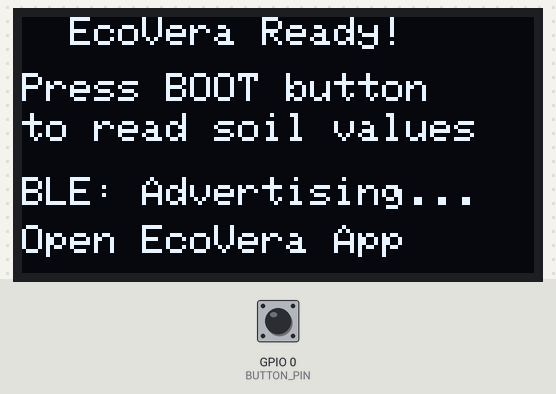
Bench run of a sketch on a simulated ESP32. On the bench: 128×64 one-colour display. The test bench sets the inputs (shaded band); at power-on: GPIO 0 (BUTTON_PIN) HIGH. Random numbers use the default seed unless the sketch sets one; nothing arrives over Bluetooth unless stated; a phone connects over Bluetooth LE 3 s after start; what the sketch prints to the serial monitor is not drawn.

Above: at 3.1 s.
At 6.6 s:
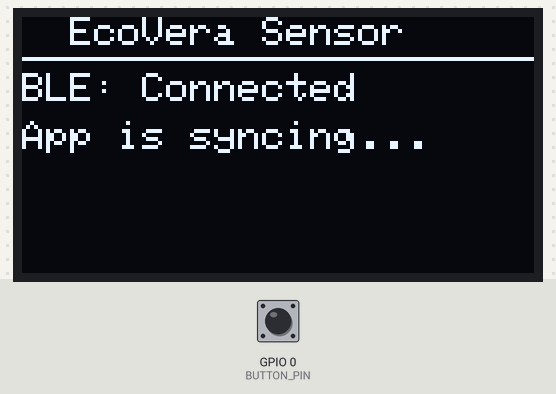
6.7 s: GPIO 0 (BUTTON_PIN) pulled LOW for 0.15 s
At 8.7 s:
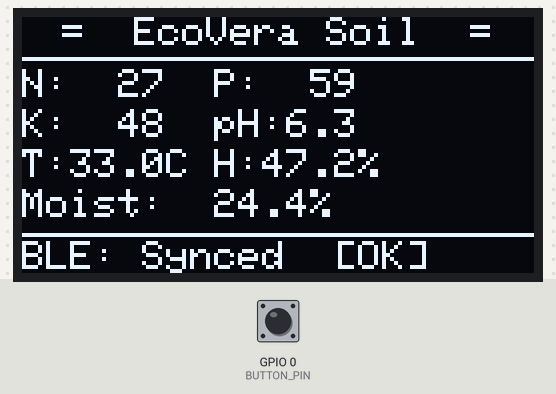
9.8 s: GPIO 0 (BUTTON_PIN) pulled LOW for 1 s
At 12.0 s:
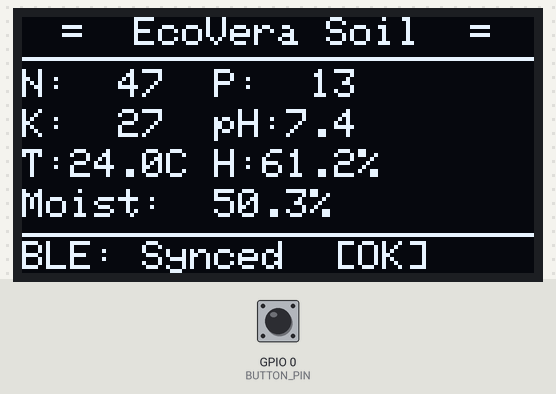
Timing chart, 0 to 13.5 s (numbered marks = the images above; inputs shaded):
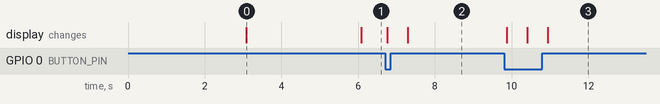

Measured:
- after the input at 6.7 s, the display: first changes after 0.06 s (image 2 shows a later state)
- what the display in image 0 shows lasts 3.0 s, from 3.1 s to 6.1 s

The sketch:

ecovera_sensor_esp32.ino
```cpp
/*
 * ╔═══════════════════════════════════════════════════════════════╗
 * ║           EcoVera — Soil Sensor Module Firmware              ║
 * ║           ESP32 + 7-in-1 NPK Sensor + OLED + BLE            ║
 * ╠═══════════════════════════════════════════════════════════════╣
 * ║  Reads 7 soil parameters via RS485 Modbus and broadcasts     ║
 * ║  them over Bluetooth LE to the EcoVera Flutter app.          ║
 * ║                                                               ║
 * ║  Sensors / Parameters:                                        ║
 * ║   1. Nitrogen (N)       — mg/kg                              ║
 * ║   2. Phosphorus (P)     — mg/kg                              ║
 * ║   3. Potassium (K)      — mg/kg                              ║
 * ║   4. pH                 — 0–14                               ║
 * ║   5. Temperature        — °C                                  ║
 * ║   6. Humidity           — %RH                                ║
 * ║   7. Moisture           — %                                   ║
 * ║                                                               ║
 * ║  Hardware:                                                    ║
 * ║   • ESP32 Dev Board (30-pin)                                  ║
 * ║   • 7-in-1 NPK Soil Sensor (RS485 Modbus RTU)               ║
 * ║   • MAX485 TTL-to-RS485 Module                               ║
 * ║   • SSD1306 OLED 128×64 (I2C)                               ║
 * ║   • Push Button (GPIO 0 — built-in BOOT)                     ║
 * ║                                                               ║
 * ║  BLE Service UUID: 4fafc201-1fb5-459e-8fcc-c5c9c331914b     ║
 * ║  BLE Char  UUID : beb5483e-36e1-4688-b7f5-ea07361b26a8     ║
 * ╚═══════════════════════════════════════════════════════════════╝
 *
 * Author  : EcoVera Team
 * Version : 1.0.0
 * Board   : ESP32 Dev Module
 * Library Dependencies (install via Arduino Library Manager):
 *   - Adafruit SSD1306
 *   - Adafruit GFX Library
 *   - NimBLE-Arduino  (or ESP32 BLE Arduino built-in)
 */

#include <Arduino.h>
#include <Wire.h>
#include <Adafruit_GFX.h>
#include <Adafruit_SSD1306.h>
#include <BLEDevice.h>
#include <BLEServer.h>
#include <BLEUtils.h>
#include <BLE2902.h>
#include <HardwareSerial.h>

// ─────────────────────────────────────────────
//  PIN DEFINITIONS
// ─────────────────────────────────────────────
#define RS485_RX_PIN    16   // ESP32 RX2 ← MAX485 RO
#define RS485_TX_PIN    17   // ESP32 TX2 → MAX485 DI
#define RS485_DE_RE_PIN 4    // MAX485 DE+RE (direction control)

#define OLED_SDA        21   // I2C SDA
#define OLED_SCL        22   // I2C SCL
#define OLED_RESET      -1   // No reset pin

#define BUTTON_PIN      0    // BOOT button — press to read sensor

// ─────────────────────────────────────────────
//  OLED DISPLAY
// ─────────────────────────────────────────────
#define SCREEN_WIDTH  128
#define SCREEN_HEIGHT 64
Adafruit_SSD1306 display(SCREEN_WIDTH, SCREEN_HEIGHT, &Wire, OLED_RESET);

// ─────────────────────────────────────────────
//  BLE CONFIGURATION
// ─────────────────────────────────────────────
#define SERVICE_UUID        "4fafc201-1fb5-459e-8fcc-c5c9c331914b"
#define CHARACTERISTIC_UUID "beb5483e-36e1-4688-b7f5-ea07361b26a8"

BLEServer*         pServer         = nullptr;
BLECharacteristic* pCharacteristic = nullptr;
bool               deviceConnected = false;
bool               oldDeviceConnected = false;

// ─────────────────────────────────────────────
//  SOIL SENSOR DATA
// ─────────────────────────────────────────────
struct SoilReading {
  float nitrogen;    // mg/kg
  float phosphorus;  // mg/kg
  float potassium;   // mg/kg
  float ph;          // 0.0 – 14.0
  float temperature; // °C
  float humidity;    // %RH
  float moisture;    // %
  bool  valid;
};

SoilReading currentReading = {0, 0, 0, 0, 0, 0, 0, false};

// ─────────────────────────────────────────────
//  RS485 / MODBUS CONFIG
// ─────────────────────────────────────────────
HardwareSerial RS485Serial(2); // Use UART2

// Standard 7-in-1 NPK Modbus query commands (RTU, 9600 baud)
// Command: Read 7 registers starting from 0x0000 (slave addr 0x01)
const byte NPK_QUERY[] = {0x01, 0x03, 0x00, 0x00, 0x00, 0x07, 0x04, 0x08};
const int  NPK_QUERY_LEN = 8;
const int  NPK_RESPONSE_LEN = 19; // 1+1+1+14+2 = 19 bytes

// ─────────────────────────────────────────────
//  BLE SERVER CALLBACKS
// ─────────────────────────────────────────────
class ServerCallbacks : public BLEServerCallbacks {
  void onConnect(BLEServer* pServer) override {
    deviceConnected = true;
    Serial.println("[BLE] Client connected");
    displayStatus("BLE: Connected", "App is syncing...");
  }

  void onDisconnect(BLEServer* pServer) override {
    deviceConnected = false;
    Serial.println("[BLE] Client disconnected");
    displayStatus("BLE: Waiting...", "Open EcoVera app");
  }

  void displayStatus(const char* line1, const char* line2) {
    display.clearDisplay();
    display.setTextSize(1);
    display.setTextColor(SSD1306_WHITE);
    display.setCursor(0, 0);
    display.println("  EcoVera Sensor");
    display.drawLine(0, 10, 128, 10, SSD1306_WHITE);
    display.setCursor(0, 14);
    display.println(line1);
    display.setCursor(0, 26);
    display.println(line2);
    display.display();
  }
};

// ─────────────────────────────────────────────
//  CRC-16 MODBUS CALCULATION
// ─────────────────────────────────────────────
uint16_t crc16Modbus(const byte* data, int length) {
  uint16_t crc = 0xFFFF;
  for (int i = 0; i < length; i++) {
    crc ^= data[i];
    for (int j = 0; j < 8; j++) {
      if (crc & 0x0001) {
        crc = (crc >> 1) ^ 0xA001;
      } else {
        crc >>= 1;
      }
    }
  }
  return crc;
}

// ─────────────────────────────────────────────
//  READ SENSOR VIA RS485 MODBUS
// ─────────────────────────────────────────────
SoilReading readSensorModbus() {
  SoilReading reading = {0, 0, 0, 0, 0, 0, 0, false};

  // Clear RX buffer
  while (RS485Serial.available()) RS485Serial.read();

  // Send query
  digitalWrite(RS485_DE_RE_PIN, HIGH); // Enable transmit
  delayMicroseconds(100);
  RS485Serial.write(NPK_QUERY, NPK_QUERY_LEN);
  RS485Serial.flush();
  delayMicroseconds(100);
  digitalWrite(RS485_DE_RE_PIN, LOW);  // Enable receive

  // Wait for response (max 500ms)
  unsigned long timeout = millis() + 500;
  byte buffer[NPK_RESPONSE_LEN];
  int  bytesRead = 0;

  while (millis() < timeout && bytesRead < NPK_RESPONSE_LEN) {
    if (RS485Serial.available()) {
      buffer[bytesRead++] = RS485Serial.read();
    }
  }

  Serial.printf("[RS485] Received %d bytes\n", bytesRead);

  if (bytesRead < NPK_RESPONSE_LEN) {
    Serial.println("[RS485] Timeout or incomplete response — using demo values");
    // Demo/fallback values for testing without physical sensor
    reading.nitrogen    = random(20, 80);
    reading.phosphorus  = random(10, 60);
    reading.potassium   = random(15, 70);
    reading.ph          = 5.5 + (random(0, 30) / 10.0);
    reading.temperature = 20.0 + (random(0, 150) / 10.0);
    reading.humidity    = 40.0 + (random(0, 400) / 10.0);
    reading.moisture    = 20.0 + (random(0, 500) / 10.0);
    reading.valid       = true;
    return reading;
  }

  // Verify CRC
  uint16_t receivedCRC = (buffer[bytesRead - 1] << 8) | buffer[bytesRead - 2];
  uint16_t calculatedCRC = crc16Modbus(buffer, bytesRead - 2);
  if (receivedCRC != calculatedCRC) {
    Serial.println("[RS485] CRC mismatch!");
    return reading;
  }

  // Parse 7 register values (each 2 bytes, big-endian)
  // Byte layout: [addr][func][len][r0H][r0L][r1H][r1L]...[crcL][crcH]
  int dataOffset = 3; // skip addr(1) + func(1) + bytecount(1)

  uint16_t raw_N    = (buffer[dataOffset + 0]  << 8) | buffer[dataOffset + 1];
  uint16_t raw_P    = (buffer[dataOffset + 2]  << 8) | buffer[dataOffset + 3];
  uint16_t raw_K    = (buffer[dataOffset + 4]  << 8) | buffer[dataOffset + 5];
  uint16_t raw_pH   = (buffer[dataOffset + 6]  << 8) | buffer[dataOffset + 7];
  uint16_t raw_temp = (buffer[dataOffset + 8]  << 8) | buffer[dataOffset + 9];
  uint16_t raw_hum  = (buffer[dataOffset + 10] << 8) | buffer[dataOffset + 11];
  uint16_t raw_mois = (buffer[dataOffset + 12] << 8) | buffer[dataOffset + 13];

  // Scale factors (standard for common 7-in-1 NPK sensors)
  reading.nitrogen    = raw_N    / 1.0;   // mg/kg direct
  reading.phosphorus  = raw_P    / 1.0;   // mg/kg direct
  reading.potassium   = raw_K    / 1.0;   // mg/kg direct
  reading.ph          = raw_pH   / 10.0;  // e.g. 65 → 6.5
  reading.temperature = raw_temp / 10.0;  // e.g. 255 → 25.5°C
  reading.humidity    = raw_hum  / 10.0;  // e.g. 652 → 65.2%
  reading.moisture    = raw_mois / 10.0;  // e.g. 380 → 38.0%
  reading.valid       = true;

  return reading;
}

// ─────────────────────────────────────────────
//  DISPLAY SOIL VALUES ON OLED
// ─────────────────────────────────────────────
void displaySoilValues(const SoilReading& r) {
  display.clearDisplay();
  display.setTextSize(1);
  display.setTextColor(SSD1306_WHITE);

  // Header
  display.setCursor(10, 0);
  display.println("=  EcoVera Soil  =");
  display.drawLine(0, 10, 128, 10, SSD1306_WHITE);

  // 7 values in compact 2-column layout
  char buf[32];

  // Row 1: N & P
  snprintf(buf, sizeof(buf), "N:%4.0f  P:%4.0f", r.nitrogen, r.phosphorus);
  display.setCursor(0, 13);
  display.println(buf);

  // Row 2: K & pH
  snprintf(buf, sizeof(buf), "K:%4.0f  pH:%3.1f", r.potassium, r.ph);
  display.setCursor(0, 23);
  display.println(buf);

  // Row 3: Temp & Humidity
  snprintf(buf, sizeof(buf), "T:%4.1fC H:%4.1f%%", r.temperature, r.humidity);
  display.setCursor(0, 33);
  display.println(buf);

  // Row 4: Moisture
  snprintf(buf, sizeof(buf), "Moist: %5.1f%%", r.moisture);
  display.setCursor(0, 43);
  display.println(buf);

  // BLE status bar
  display.drawLine(0, 54, 128, 54, SSD1306_WHITE);
  display.setCursor(0, 56);
  display.print(deviceConnected ? "BLE: Synced  " : "BLE: Waiting ");
  display.print(r.valid ? "[OK]" : "[ERR]");

  display.display();
}

// ─────────────────────────────────────────────
//  SEND DATA OVER BLE
//  JSON format: {"n":40,"p":25,"k":30,"ph":6.5,
//               "temp":26.3,"hum":65.2,"moist":38.0}
// ─────────────────────────────────────────────
void sendViaBLE(const SoilReading& r) {
  if (!deviceConnected || !r.valid) return;

  char payload[200];
  snprintf(payload, sizeof(payload),
    "{\"n\":%.1f,\"p\":%.1f,\"k\":%.1f,"
    "\"ph\":%.1f,\"temp\":%.1f,\"hum\":%.1f,\"moist\":%.1f}",
    r.nitrogen, r.phosphorus, r.potassium,
    r.ph, r.temperature, r.humidity, r.moisture
  );

  pCharacteristic->setValue((uint8_t*)payload, strlen(payload));
  pCharacteristic->notify();

  Serial.printf("[BLE] Sent: %s\n", payload);
}

// ─────────────────────────────────────────────
//  SPLASH SCREEN
// ─────────────────────────────────────────────
void showSplash() {
  display.clearDisplay();
  display.setTextColor(SSD1306_WHITE);

  display.setTextSize(2);
  display.setCursor(12, 5);
  display.println("EcoVera");

  display.setTextSize(1);
  display.setCursor(8, 28);
  display.println("Soil Sensor Module");
  display.setCursor(25, 40);
  display.println("v1.0  ESP32");
  display.setCursor(5, 54);
  display.println("Press BOOT to scan");

  display.display();
  delay(3000);
}

// ─────────────────────────────────────────────
//  SETUP
// ─────────────────────────────────────────────
void setup() {
  Serial.begin(115200);
  Serial.println("\n\n[EcoVera] Soil Sensor Module starting...");

  // Button pin
  pinMode(BUTTON_PIN, INPUT_PULLUP);

  // RS485
  pinMode(RS485_DE_RE_PIN, OUTPUT);
  digitalWrite(RS485_DE_RE_PIN, LOW);
  RS485Serial.begin(9600, SERIAL_8N1, RS485_RX_PIN, RS485_TX_PIN);

  // OLED
  Wire.begin(OLED_SDA, OLED_SCL);
  if (!display.begin(SSD1306_SWITCHCAPVCC, 0x3C)) {
    Serial.println("[OLED] Display not found!");
  } else {
    Serial.println("[OLED] Display OK");
    showSplash();
  }

  // BLE
  BLEDevice::init("EcoVera-Sensor");
  pServer = BLEDevice::createServer();
  pServer->setCallbacks(new ServerCallbacks());

  BLEService* pService = pServer->createService(SERVICE_UUID);

  pCharacteristic = pService->createCharacteristic(
    CHARACTERISTIC_UUID,
    BLECharacteristic::PROPERTY_READ   |
    BLECharacteristic::PROPERTY_WRITE  |
    BLECharacteristic::PROPERTY_NOTIFY |
    BLECharacteristic::PROPERTY_INDICATE
  );
  pCharacteristic->addDescriptor(new BLE2902());

  pService->start();

  // Advertise
  BLEAdvertising* pAdvertising = BLEDevice::getAdvertising();
  pAdvertising->addServiceUUID(SERVICE_UUID);
  pAdvertising->setScanResponse(true);
  pAdvertising->setMinPreferred(0x06);
  pAdvertising->setMinPreferred(0x12);
  BLEDevice::startAdvertising();

  Serial.println("[BLE] Advertising started — name: EcoVera-Sensor");

  // Initial display
  display.clearDisplay();
  display.setTextSize(1);
  display.setTextColor(SSD1306_WHITE);
  display.setCursor(0, 0);
  display.println("  EcoVera Ready!");
  display.setCursor(0, 14);
  display.println("Press BOOT button");
  display.setCursor(0, 24);
  display.println("to read soil values");
  display.setCursor(0, 40);
  display.println("BLE: Advertising...");
  display.setCursor(0, 52);
  display.println("Open EcoVera App");
  display.display();
}

// ─────────────────────────────────────────────
//  MAIN LOOP
// ─────────────────────────────────────────────
unsigned long lastAutoRead = 0;
const unsigned long AUTO_READ_INTERVAL_MS = 10000; // Auto-read every 10s
bool buttonWasPressed = false;

void loop() {
  bool buttonPressed = (digitalRead(BUTTON_PIN) == LOW);

  // Debounce
  if (buttonPressed && !buttonWasPressed) {
    buttonWasPressed = true;
    Serial.println("[BUTTON] Manual read triggered");

    display.clearDisplay();
    display.setTextSize(1);
    display.setTextColor(SSD1306_WHITE);
    display.setCursor(20, 25);
    display.println("Reading sensor...");
    display.setCursor(30, 38);
    display.println("Please wait");
    display.display();

    currentReading = readSensorModbus();
    displaySoilValues(currentReading);

    if (deviceConnected) {
      sendViaBLE(currentReading);
    }

    Serial.printf("[SENSOR] N:%.1f P:%.1f K:%.1f pH:%.1f T:%.1f H:%.1f M:%.1f\n",
      currentReading.nitrogen, currentReading.phosphorus, currentReading.potassium,
      currentReading.ph, currentReading.temperature, currentReading.humidity,
      currentReading.moisture);
  }

  if (!buttonPressed) {
    buttonWasPressed = false;
  }

  // Auto-read every 10 seconds and notify if BLE connected
  if (millis() - lastAutoRead > AUTO_READ_INTERVAL_MS) {
    lastAutoRead = millis();
    currentReading = readSensorModbus();
    displaySoilValues(currentReading);
    if (deviceConnected) {
      sendViaBLE(currentReading);
    }
  }

  // Handle BLE reconnection
  if (!deviceConnected && oldDeviceConnected) {
    delay(500);
    pServer->startAdvertising();
    Serial.println("[BLE] Restarted advertising");
    oldDeviceConnected = deviceConnected;
  }
  if (deviceConnected && !oldDeviceConnected) {
    oldDeviceConnected = deviceConnected;
    // Send current reading immediately on connect
    if (currentReading.valid) {
      delay(200);
      sendViaBLE(currentReading);
    }
  }

  delay(50);
}
```
